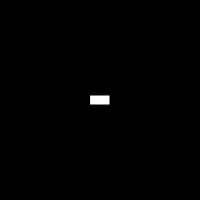
Frame 1 (no input)
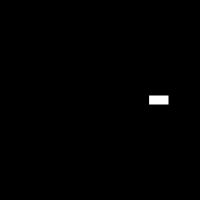
Frame 60 (no input)
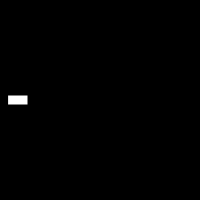
Frame 120 (the mouse pressed at the canvas centre since frame 60)

The p5.js sketch that drew these frames (run headless with seeded random() and noise() and a simulated clock; from frame 60 on, the mouse is pressed at the canvas centre):

// p5.js sketch
// ── sketch.js
var car;

function setup() {
	createCanvas(200, 200);
	// Initialize Car object
	car = new Car();
}

function draw() {
	background(0);
	// Operate Car object
	car.display();
	car.drive();
}

//
// ── car.js
class Car {
	constructor(c, xpos, ypos, xspeed) {
		this.c = color(255);
		this.xpos = width/2;
		this.ypos = height/2;
		this.xspeed = 1;
	}

	// Functionality
	display() {
		rectMode(CENTER);
		fill(this.c);
		rect(this.xpos, this.ypos, 20, 10);
	}

	drive() {
		this.xpos += this.xspeed;
		if (this.xpos > width) {
			this.xpos = 0;
		}
	}
}
